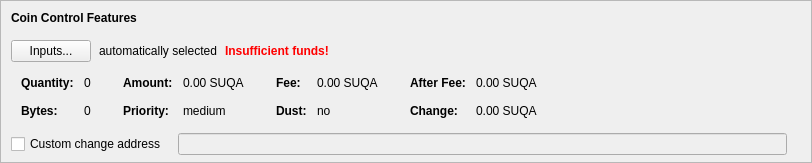
    <widget class="QFrame" name="frameCoinControl">
     <property name="sizePolicy">
      <sizepolicy hsizetype="Expanding" vsizetype="Expanding">
       <horstretch>0</horstretch>
       <verstretch>0</verstretch>
      </sizepolicy>
     </property>
     <property name="maximumSize">
      <size>
       <width>16777215</width>
       <height>16777215</height>
      </size>
     </property>
     <property name="frameShape">
      <enum>QFrame::StyledPanel</enum>
     </property>
     <property name="frameShadow">
      <enum>QFrame::Sunken</enum>
     </property>
     <layout class="QVBoxLayout" name="verticalLayoutCoinControl2">
      <property name="spacing">
       <number>0</number>
      </property>
      <property name="leftMargin">
       <number>0</number>
      </property>
      <property name="topMargin">
       <number>0</number>
      </property>
      <property name="rightMargin">
       <number>0</number>
      </property>
      <property name="bottomMargin">
       <number>6</number>
      </property>
      <item>
       <layout class="QVBoxLayout" name="verticalLayoutCoinControl" stretch="0,0,0,0,1">
        <property name="spacing">
         <number>0</number>
        </property>
        <property name="leftMargin">
         <number>10</number>
        </property>
        <property name="topMargin">
         <number>10</number>
        </property>
        <item>
         <layout class="QHBoxLayout" name="horizontalLayoutCoinControl1">
          <property name="bottomMargin">
           <number>15</number>
          </property>
          <item>
           <widget class="QLabel" name="labelCoinControlFeatures">
            <property name="sizePolicy">
             <sizepolicy hsizetype="Preferred" vsizetype="Maximum">
              <horstretch>0</horstretch>
              <verstretch>0</verstretch>
             </sizepolicy>
            </property>
            <property name="font">
             <font>
              <weight>75</weight>
              <bold>true</bold>
             </font>
            </property>
            <property name="styleSheet">
             <string notr="true">font-weight:bold;</string>
            </property>
            <property name="text">
             <string>Coin Control Features</string>
            </property>
           </widget>
          </item>
         </layout>
        </item>
        <item>
         <layout class="QHBoxLayout" name="horizontalLayoutCoinControl2" stretch="0,0,0,0">
          <property name="spacing">
           <number>8</number>
          </property>
          <property name="bottomMargin">
           <number>10</number>
          </property>
          <item>
           <widget class="QPushButton" name="pushButtonCoinControl">
            <property name="styleSheet">
             <string notr="true"/>
            </property>
            <property name="text">
             <string>Inputs...</string>
            </property>
            <property name="autoDefault">
             <bool>false</bool>
            </property>
           </widget>
          </item>
          <item>
           <widget class="QLabel" name="labelCoinControlAutomaticallySelected">
            <property name="text">
             <string>automatically selected</string>
            </property>
            <property name="margin">
             <number>5</number>
            </property>
           </widget>
          </item>
          <item>
           <widget class="QLabel" name="labelCoinControlInsuffFunds">
            <property name="font">
             <font>
              <weight>75</weight>
              <bold>true</bold>
             </font>
            </property>
            <property name="styleSheet">
             <string notr="true">color:red;font-weight:bold;</string>
            </property>
            <property name="text">
             <string>Insufficient funds!</string>
            </property>
            <property name="margin">
             <number>5</number>
            </property>
           </widget>
          </item>
          <item>
           <spacer name="horizontalSpacerCoinControl">
            <property name="orientation">
             <enum>Qt::Horizontal</enum>
            </property>
            <property name="sizeHint" stdset="0">
             <size>
              <width>40</width>
              <height>1</height>
             </size>
            </property>
           </spacer>
          </item>
         </layout>
        </item>
        <item>
         <widget class="QWidget" name="widgetCoinControl" native="true">
          <property name="sizePolicy">
           <sizepolicy hsizetype="Preferred" vsizetype="Preferred">
            <horstretch>0</horstretch>
            <verstretch>0</verstretch>
           </sizepolicy>
          </property>
          <property name="minimumSize">
           <size>
            <width>0</width>
            <height>0</height>
           </size>
          </property>
          <property name="styleSheet">
           <string notr="true"/>
          </property>
          <layout class="QHBoxLayout" name="horizontalLayoutCoinControl5">
           <property name="leftMargin">
            <number>0</number>
           </property>
           <property name="topMargin">
            <number>0</number>
           </property>
           <property name="rightMargin">
            <number>0</number>
           </property>
           <property name="bottomMargin">
            <number>0</number>
           </property>
           <item>
            <layout class="QHBoxLayout" name="horizontalLayoutCoinControl3" stretch="0,0,0,1">
             <property name="spacing">
              <number>20</number>
             </property>
             <property name="topMargin">
              <number>0</number>
             </property>
             <property name="bottomMargin">
              <number>10</number>
             </property>
             <item>
              <layout class="QFormLayout" name="formLayoutCoinControl1">
               <property name="horizontalSpacing">
                <number>10</number>
               </property>
               <property name="verticalSpacing">
                <number>14</number>
               </property>
               <property name="leftMargin">
                <number>10</number>
               </property>
               <property name="topMargin">
                <number>4</number>
               </property>
               <property name="rightMargin">
                <number>6</number>
               </property>
               <item row="0" column="0">
                <widget class="QLabel" name="labelCoinControlQuantityText">
                 <property name="font">
                  <font>
                   <weight>75</weight>
                   <bold>true</bold>
                  </font>
                 </property>
                 <property name="text">
                  <string>Quantity:</string>
                 </property>
                 <property name="margin">
                  <number>0</number>
                 </property>
                </widget>
               </item>
               <item row="0" column="1">
                <widget class="QLabel" name="labelCoinControlQuantity">
                 <property name="cursor">
                  <cursorShape>IBeamCursor</cursorShape>
                 </property>
                 <property name="contextMenuPolicy">
                  <enum>Qt::ActionsContextMenu</enum>
                 </property>
                 <property name="text">
                  <string notr="true">0</string>
                 </property>
                 <property name="margin">
                  <number>0</number>
                 </property>
                 <property name="textInteractionFlags">
                  <set>Qt::LinksAccessibleByMouse|Qt::TextSelectableByKeyboard|Qt::TextSelectableByMouse</set>
                 </property>
                </widget>
               </item>
               <item row="1" column="0">
                <widget class="QLabel" name="labelCoinControlBytesText">
                 <property name="font">
                  <font>
                   <weight>75</weight>
                   <bold>true</bold>
                  </font>
                 </property>
                 <property name="text">
                  <string>Bytes:</string>
                 </property>
                </widget>
               </item>
               <item row="1" column="1">
                <widget class="QLabel" name="labelCoinControlBytes">
                 <property name="cursor">
                  <cursorShape>IBeamCursor</cursorShape>
                 </property>
                 <property name="contextMenuPolicy">
                  <enum>Qt::ActionsContextMenu</enum>
                 </property>
                 <property name="text">
                  <string notr="true">0</string>
                 </property>
                 <property name="textInteractionFlags">
                  <set>Qt::LinksAccessibleByMouse|Qt::TextSelectableByKeyboard|Qt::TextSelectableByMouse</set>
                 </property>
                </widget>
               </item>
              </layout>
             </item>
             <item>
              <layout class="QFormLayout" name="formLayoutCoinControl2">
               <property name="horizontalSpacing">
                <number>10</number>
               </property>
               <property name="verticalSpacing">
                <number>14</number>
               </property>
               <property name="leftMargin">
                <number>6</number>
               </property>
               <property name="topMargin">
                <number>4</number>
               </property>
               <property name="rightMargin">
                <number>6</number>
               </property>
               <item row="0" column="0">
                <widget class="QLabel" name="labelCoinControlAmountText">
                 <property name="font">
                  <font>
                   <weight>75</weight>
                   <bold>true</bold>
                  </font>
                 </property>
                 <property name="text">
                  <string>Amount:</string>
                 </property>
                 <property name="margin">
                  <number>0</number>
                 </property>
                </widget>
               </item>
               <item row="0" column="1">
                <widget class="QLabel" name="labelCoinControlAmount">
                 <property name="cursor">
                  <cursorShape>IBeamCursor</cursorShape>
                 </property>
                 <property name="contextMenuPolicy">
                  <enum>Qt::ActionsContextMenu</enum>
                 </property>
                 <property name="text">
                  <string notr="true">0.00 SUQA</string>
                 </property>
                 <property name="textInteractionFlags">
                  <set>Qt::LinksAccessibleByMouse|Qt::TextSelectableByKeyboard|Qt::TextSelectableByMouse</set>
                 </property>
                </widget>
               </item>
               <item row="1" column="0">
                <widget class="QLabel" name="labelCoinControlPriorityText">
                 <property name="font">
                  <font>
                   <weight>75</weight>
                   <bold>true</bold>
                  </font>
                 </property>
                 <property name="text">
                  <string>Priority:</string>
                 </property>
                </widget>
               </item>
               <item row="1" column="1">
                <widget class="QLabel" name="labelCoinControlPriority">
                 <property name="cursor">
                  <cursorShape>IBeamCursor</cursorShape>
                 </property>
                 <property name="contextMenuPolicy">
                  <enum>Qt::ActionsContextMenu</enum>
                 </property>
                 <property name="text">
                  <string notr="true">medium</string>
                 </property>
                 <property name="textInteractionFlags">
                  <set>Qt::LinksAccessibleByMouse|Qt::TextSelectableByKeyboard|Qt::TextSelectableByMouse</set>
                 </property>
                </widget>
               </item>
              </layout>
             </item>
             <item>
              <layout class="QFormLayout" name="formLayoutCoinControl3">
               <property name="horizontalSpacing">
                <number>10</number>
               </property>
               <property name="verticalSpacing">
                <number>14</number>
               </property>
               <property name="leftMargin">
                <number>6</number>
               </property>
               <property name="topMargin">
                <number>4</number>
               </property>
               <property name="rightMargin">
                <number>6</number>
               </property>
               <item row="0" column="0">
                <widget class="QLabel" name="labelCoinControlFeeText">
                 <property name="font">
                  <font>
                   <weight>75</weight>
                   <bold>true</bold>
                  </font>
                 </property>
                 <property name="text">
                  <string>Fee:</string>
                 </property>
                 <property name="margin">
                  <number>0</number>
                 </property>
                </widget>
               </item>
               <item row="0" column="1">
                <widget class="QLabel" name="labelCoinControlFee">
                 <property name="cursor">
                  <cursorShape>IBeamCursor</cursorShape>
                 </property>
                 <property name="contextMenuPolicy">
                  <enum>Qt::ActionsContextMenu</enum>
                 </property>
                 <property name="text">
                  <string notr="true">0.00 SUQA</string>
                 </property>
                 <property name="textInteractionFlags">
                  <set>Qt::LinksAccessibleByMouse|Qt::TextSelectableByKeyboard|Qt::TextSelectableByMouse</set>
                 </property>
                </widget>
               </item>
               <item row="1" column="0">
                <widget class="QLabel" name="labelCoinControlLowOutputText">
                 <property name="font">
                  <font>
                   <weight>75</weight>
                   <bold>true</bold>
                  </font>
                 </property>
                 <property name="text">
                  <string>Dust:</string>
                 </property>
                </widget>
               </item>
               <item row="1" column="1">
                <widget class="QLabel" name="labelCoinControlLowOutput">
                 <property name="cursor">
                  <cursorShape>IBeamCursor</cursorShape>
                 </property>
                 <property name="contextMenuPolicy">
                  <enum>Qt::ActionsContextMenu</enum>
                 </property>
                 <property name="text">
                  <string notr="true">no</string>
                 </property>
                 <property name="textInteractionFlags">
                  <set>Qt::LinksAccessibleByMouse|Qt::TextSelectableByKeyboard|Qt::TextSelectableByMouse</set>
                 </property>
                </widget>
               </item>
              </layout>
             </item>
             <item>
              <layout class="QFormLayout" name="formLayoutCoinControl4">
               <property name="horizontalSpacing">
                <number>10</number>
               </property>
               <property name="verticalSpacing">
                <number>14</number>
               </property>
               <property name="leftMargin">
                <number>6</number>
               </property>
               <property name="topMargin">
                <number>4</number>
               </property>
               <property name="rightMargin">
                <number>6</number>
               </property>
               <item row="0" column="0">
                <widget class="QLabel" name="labelCoinControlAfterFeeText">
                 <property name="font">
                  <font>
                   <weight>75</weight>
                   <bold>true</bold>
                  </font>
                 </property>
                 <property name="text">
                  <string>After Fee:</string>
                 </property>
                 <property name="margin">
                  <number>0</number>
                 </property>
                </widget>
               </item>
               <item row="0" column="1">
                <widget class="QLabel" name="labelCoinControlAfterFee">
                 <property name="cursor">
                  <cursorShape>IBeamCursor</cursorShape>
                 </property>
                 <property name="contextMenuPolicy">
                  <enum>Qt::ActionsContextMenu</enum>
                 </property>
                 <property name="text">
                  <string notr="true">0.00 SUQA</string>
                 </property>
                 <property name="textInteractionFlags">
                  <set>Qt::LinksAccessibleByMouse|Qt::TextSelectableByKeyboard|Qt::TextSelectableByMouse</set>
                 </property>
                </widget>
               </item>
               <item row="1" column="0">
                <widget class="QLabel" name="labelCoinControlChangeText">
                 <property name="font">
                  <font>
                   <weight>75</weight>
                   <bold>true</bold>
                  </font>
                 </property>
                 <property name="text">
                  <string>Change:</string>
                 </property>
                </widget>
               </item>
               <item row="1" column="1">
                <widget class="QLabel" name="labelCoinControlChange">
                 <property name="cursor">
                  <cursorShape>IBeamCursor</cursorShape>
                 </property>
                 <property name="contextMenuPolicy">
                  <enum>Qt::ActionsContextMenu</enum>
                 </property>
                 <property name="text">
                  <string notr="true">0.00 SUQA</string>
                 </property>
                 <property name="textInteractionFlags">
                  <set>Qt::LinksAccessibleByMouse|Qt::TextSelectableByKeyboard|Qt::TextSelectableByMouse</set>
                 </property>
                </widget>
               </item>
              </layout>
             </item>
            </layout>
           </item>
          </layout>
         </widget>
        </item>
        <item>
         <layout class="QHBoxLayout" name="horizontalLayoutCoinControl4" stretch="0,0,0">
          <property name="spacing">
           <number>12</number>
          </property>
          <property name="sizeConstraint">
           <enum>QLayout::SetDefaultConstraint</enum>
          </property>
          <property name="topMargin">
           <number>5</number>
          </property>
          <property name="rightMargin">
           <number>5</number>
          </property>
          <item>
           <widget class="QCheckBox" name="checkBoxCoinControlChange">
            <property name="toolTip">
             <string>If this is activated, but the change address is empty or invalid, change will be sent to a newly generated address.</string>
            </property>
            <property name="text">
             <string>Custom change address</string>
            </property>
           </widget>
          </item>
          <item>
           <widget class="QValidatedLineEdit" name="lineEditCoinControlChange">
            <property name="enabled">
             <bool>false</bool>
            </property>
            <property name="sizePolicy">
             <sizepolicy hsizetype="Expanding" vsizetype="Fixed">
              <horstretch>0</horstretch>
              <verstretch>0</verstretch>
             </sizepolicy>
            </property>
           </widget>
          </item>
          <item>
           <widget class="QLabel" name="labelCoinControlChangeLabel">
            <property name="sizePolicy">
             <sizepolicy hsizetype="Preferred" vsizetype="Expanding">
              <horstretch>0</horstretch>
              <verstretch>0</verstretch>
             </sizepolicy>
            </property>
            <property name="minimumSize">
             <size>
              <width>0</width>
              <height>0</height>
             </size>
            </property>
            <property name="text">
             <string/>
            </property>
            <property name="margin">
             <number>3</number>
            </property>
           </widget>
          </item>
         </layout>
        </item>
        <item>
         <spacer name="verticalSpacerCoinControl">
          <property name="orientation">
           <enum>Qt::Vertical</enum>
          </property>
          <property name="sizeHint" stdset="0">
           <size>
            <width>800</width>
            <height>1</height>
           </size>
          </property>
         </spacer>
        </item>
       </layout>
      </item>
     </layout>
    </widget>
